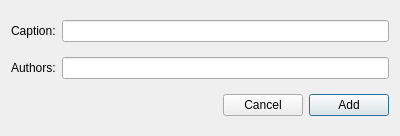
<?xml version="1.0" encoding="UTF-8"?>
<ui version="4.0">
 <class>NewBookmarkDialog</class>
 <widget class="QDialog" name="NewBookmarkDialog">
  <property name="geometry">
   <rect>
    <x>0</x>
    <y>0</y>
    <width>400</width>
    <height>136</height>
   </rect>
  </property>
  <property name="windowTitle">
   <string>New Bookmark</string>
  </property>
  <layout class="QVBoxLayout" name="verticalLayout">
   <item>
    <layout class="QHBoxLayout" name="horizontalLayout">
     <item>
      <widget class="QLabel" name="captionLabel">
       <property name="text">
        <string>Caption:</string>
       </property>
      </widget>
     </item>
     <item>
      <widget class="QLineEdit" name="captionEdit"/>
     </item>
    </layout>
   </item>
   <item>
    <layout class="QHBoxLayout" name="horizontalLayout_2">
     <item>
      <widget class="QLabel" name="authorsLabel">
       <property name="text">
        <string>Authors:</string>
       </property>
      </widget>
     </item>
     <item>
      <widget class="QLineEdit" name="authorsEdit"/>
     </item>
    </layout>
   </item>
   <item>
    <layout class="QHBoxLayout" name="horizontalLayout_3">
     <item>
      <spacer name="horizontalSpacer">
       <property name="orientation">
        <enum>Qt::Horizontal</enum>
       </property>
       <property name="sizeHint" stdset="0">
        <size>
         <width>40</width>
         <height>20</height>
        </size>
       </property>
      </spacer>
     </item>
     <item>
      <widget class="QPushButton" name="cancelButton">
       <property name="text">
        <string>Cancel</string>
       </property>
       <property name="autoDefault">
        <bool>false</bool>
       </property>
      </widget>
     </item>
     <item>
      <widget class="QPushButton" name="addButton">
       <property name="text">
        <string>Add</string>
       </property>
       <property name="autoDefault">
        <bool>false</bool>
       </property>
       <property name="default">
        <bool>true</bool>
       </property>
      </widget>
     </item>
    </layout>
   </item>
  </layout>
 </widget>
 <resources/>
 <connections/>
</ui>
